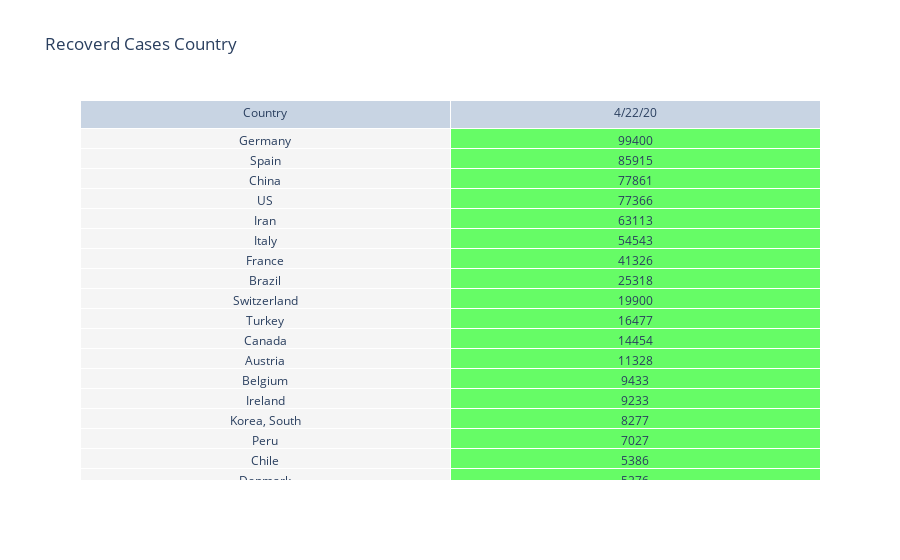

The code cell stored with this chart in its notebook:
### Code cell
# Showing the table of Recovered Table

data = (
    getAllCountryRecoveredData()
    .groupby("Country/Region")[getLastDateOfRecoverd()]
    .sum()
    .sort_values(ascending=False)
)

fig = go.Figure(
    data=[
        go.Table(
            header=dict(values=["Country", getLastDateOfRecoverd()]),
            cells=dict(
                values=[data.index, data.values],
                fill=dict(
                    color=[
                        "rgb(245, 245, 245)",  # unique color for the first column
                        [
                            "rgba(0, 250, 0, 0.6)"
                            if val >= 1000
                            else "rgba(250, 0, 0, 0.6)"
                            for val in data.values
                        ],
                    ]
                ),
            ),
        )
    ]
)
fig.update_layout(title="Recoverd Cases Country")
fig.show()

### Figure 1 — Plotly figure (JSON) as saved in the notebook; plotly's stock layout.template omitted (floating-point values rounded to 4 significant figures; data arrays with more than 128 entries replaced by an {"elided": "..."} marker saying what was removed)
{"data": [{"cells": {"fill": {"color": ["rgb(245, 245, 245)", {"elided": "185 str values"}]}, "values": {"elided": "2x185 mixed values"}}, "header": {"values": ["Country", "4/22/20"]}, "type": "table"}], "layout": {"autosize": true, "title": {"text": "Recoverd Cases Country"}}}
